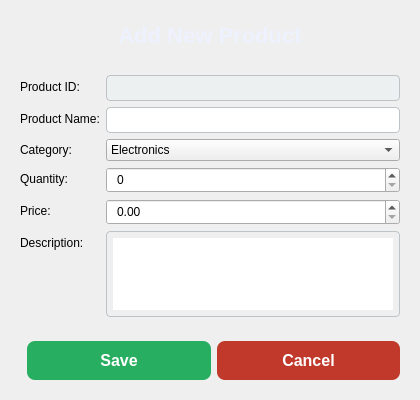
<?xml version="1.0" encoding="UTF-8"?>
<ui version="4.0">
 <class>AddProductDialog</class>
 <widget class="QDialog" name="AddProductDialog">
  <property name="geometry">
   <rect>
    <x>0</x>
    <y>0</y>
    <width>420</width>
    <height>400</height>
   </rect>
  </property>
  <property name="windowTitle">
   <string>Add Product</string>
  </property>
  <layout class="QVBoxLayout" name="verticalLayout">
   <item>
    <widget class="QLabel" name="titleLabel">
     <property name="text">
      <string>Add New Product</string>
     </property>
     <property name="alignment">
      <set>Qt::AlignCenter</set>
     </property>
     <property name="styleSheet">
      <string notr="true">
       font-size: 22px;
       font-weight: bold;
       padding: 12px;
       color: #eaeef1ff;
      </string>
     </property>
    </widget>
   </item>
   <item>
    <widget class="QWidget" name="formWidget">
     <layout class="QFormLayout" name="formLayout">
      
      <!-- Product ID (read-only) -->
      <item row="0" column="0">
       <widget class="QLabel" name="labelProductId">
        <property name="text">
         <string>Product ID:</string>
        </property>
       </widget>
      </item>
      <item row="0" column="1">
       <widget class="QLineEdit" name="productIdEdit">
        <property name="readOnly">
         <bool>true</bool>
        </property>
        <property name="styleSheet">
         <string notr="true">
          background-color: #ecf0f1;
          color: #34495e;
          font-weight: bold;
          padding: 4px 6px;
          border: 1px solid #bdc3c7;
          border-radius: 4px;
         </string>
        </property>
       </widget>
      </item>

      <!-- Product Name -->
      <item row="1" column="0">
       <widget class="QLabel" name="labelName">
        <property name="text">
         <string>Product Name:</string>
        </property>
       </widget>
      </item>
      <item row="1" column="1">
       <widget class="QLineEdit" name="productNameEdit">
        <property name="styleSheet">
         <string notr="true">
          padding: 4px 6px;
          border: 1px solid #bdc3c7;
          border-radius: 4px;
         </string>
        </property>
       </widget>
      </item>

      <!-- Category -->
      <item row="2" column="0">
       <widget class="QLabel" name="labelCategory">
        <property name="text">
         <string>Category:</string>
        </property>
       </widget>
      </item>
      <item row="2" column="1">
       <widget class="QComboBox" name="categoryComboBox">
        <item>
         <property name="text">
          <string>Electronics</string>
         </property>
        </item>
        <item>
         <property name="text">
          <string>Apparel</string>
         </property>
        </item>
        <item>
         <property name="text">
          <string>Groceries</string>
         </property>
        </item>
        <item>
         <property name="text">
          <string>Books</string>
         </property>
        </item>
       </widget>
      </item>

      <!-- Quantity -->
      <item row="3" column="0">
       <widget class="QLabel" name="labelQuantity">
        <property name="text">
         <string>Quantity:</string>
        </property>
       </widget>
      </item>
      <item row="3" column="1">
       <widget class="QSpinBox" name="quantitySpinBox">
        <property name="minimum">
         <number>0</number>
        </property>
        <property name="maximum">
         <number>10000</number>
        </property>
        <property name="styleSheet">
         <string notr="true">
          padding: 2px 6px;
         </string>
        </property>
       </widget>
      </item>

      <!-- Price -->
      <item row="4" column="0">
       <widget class="QLabel" name="labelPrice">
        <property name="text">
         <string>Price:</string>
        </property>
       </widget>
      </item>
      <item row="4" column="1">
       <widget class="QDoubleSpinBox" name="priceSpinBox">
        <property name="minimum">
         <double>0.00</double>
        </property>
        <property name="maximum">
         <double>1000000.00</double>
        </property>
        <property name="decimals">
         <number>2</number>
        </property>
        <property name="singleStep">
         <double>1.00</double>
        </property>
        <property name="styleSheet">
         <string notr="true">
          padding: 2px 6px;
         </string>
        </property>
       </widget>
      </item>

      <!-- Description -->
      <item row="5" column="0" colspan="1">
       <widget class="QLabel" name="labelDescription">
        <property name="text">
         <string>Description:</string>
        </property>
       </widget>
      </item>
      <item row="5" column="1" colspan="1">
       <widget class="QTextEdit" name="descriptionTextEdit">
        <property name="styleSheet">
         <string notr="true">
          border: 1px solid #bdc3c7;
          border-radius: 4px;
          padding: 6px;
          font-size: 14px;
         </string>
        </property>
        <property name="minimumHeight">
         <number>80</number>
        </property>
       </widget>
      </item>

     </layout>
    </widget>
   </item>
   <item>
    <widget class="QWidget" name="buttonWidget">
     <layout class="QHBoxLayout" name="buttonLayout">
      <item>
       <spacer name="horizontalSpacer">
        <property name="orientation">
         <enum>Qt::Horizontal</enum>
        </property>
       </spacer>
      </item>
      <item>
       <widget class="QPushButton" name="saveButton">
        <property name="text">
         <string>Save</string>
        </property>
        <property name="styleSheet">
         <string notr="true">
          background-color: #27ae60;
          color: white;
          padding: 10px 20px;
          border-radius: 8px;
          font-weight: bold;
          font-size: 16px;
         </string>
        </property>
       </widget>
      </item>
      <item>
       <widget class="QPushButton" name="cancelButton">
        <property name="text">
         <string>Cancel</string>
        </property>
        <property name="styleSheet">
         <string notr="true">
          background-color: #c0392b;
          color: white;
          padding: 10px 20px;
          border-radius: 8px;
          font-weight: bold;
          font-size: 16px;
         </string>
        </property>
       </widget>
      </item>
     </layout>
    </widget>
   </item>
  </layout>
 </widget>
 <resources/>
 <connections/>
</ui>
